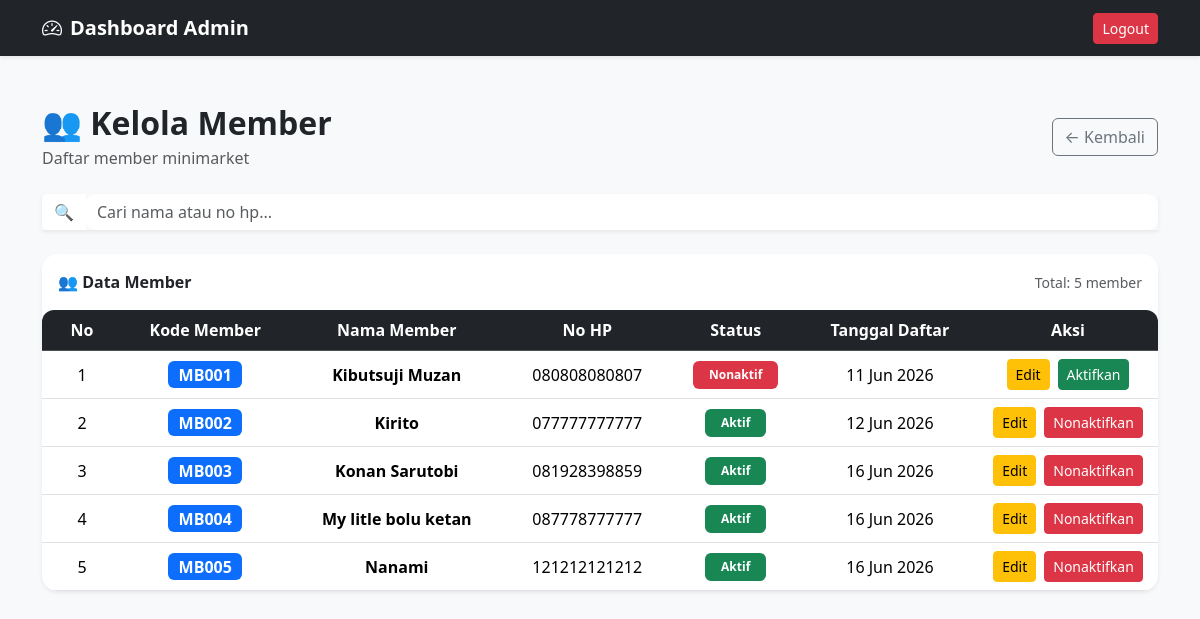
Page /admin/member/index.php (signed in) on the committed database.
### tables this page shows
CREATE TABLE `member` (
  `id_member` int NOT NULL,
  `kode_member` varchar(20) NOT NULL,
  `nama_member` varchar(100) NOT NULL,
  `no_hp` varchar(15) NOT NULL,
  `status` enum('aktif','nonaktif') DEFAULT 'aktif',
  `tanggal_daftar` datetime DEFAULT CURRENT_TIMESTAMP
);

### admin/member/index.php (the view, shortened to what this page needs)
<?php
include '../../config/db.php';
$cari = $_GET['cari'] ?? '';
$query = mysqli_query(
    $koneksi,
    "SELECT * FROM member
    WHERE nama_member LIKE '%$cari%' OR no_hp LIKE '%$cari%'
    ORDER BY id_member ASC"
);
?>
<!DOCTYPE html>
<html lang="id">
<head>
    <link href="https://cdn.jsdelivr.net/npm/bootstrap@5.3.8/dist/css/bootstrap.min.css" rel="stylesheet"
>
    <link rel="stylesheet" href="https://cdn.jsdelivr.net/npm/bootstrap-icons@1.11.3/font/bootstrap-icons.min.css">
</head>
<body class="bg-light">
    <nav class="navbar navbar-expand-lg navbar-dark bg-dark shadow-sm">
        <div class="container">
            <a href="../index.php" class="navbar-brand fw-bold text-decoration-none">
                <span class="navbar-brand fw-bold">
                    <i class="bi bi-speedometer2 me-2"></i>Dashboard Admin
                </span>
            </a>
            <div class="ms-auto">
                <a href="../../auth/logout.php" class="btn btn-danger btn-sm">
                    Logout
                </a>
            </div>
        </div>
    </nav>
    <div class="container py-5">
        <div class="d-flex justify-content-between align-items-center mb-4">
            <div>
                <h2 class="fw-bold mb-1">
                    👥 Kelola Member
                </h2>
                <p class="text-muted mb-0">
                    Daftar member minimarket
                </p>
            </div>
            <div class="d-flex gap-2">
                <a href="../index.php" class="btn btn-outline-secondary">
                    ← Kembali
                </a>
            </div>
        </div>
        <form method="GET" class="mb-4" id="formCari">
            <div class="input-group shadow-sm">
                <span class="input-group-text bg-white border-0">
                    🔍
                </span>
                <input type="text" id="inputCari" name="cari" class="form-control border-0"
                    placeholder="Cari nama atau no hp..." value="<?= htmlspecialchars($cari); ?>">
            </div>
        </form>
        <div class="card border-0 shadow-sm rounded-4 overflow-hidden">
            <div class="card-header bg-white border-0 py-3">
                <div class="d-flex justify-content-between align-items-center">
                    <strong>
                        👥 Data Member
                    </strong>
                    <span class="text-muted small">
                        Total: <?= mysqli_num_rows($query); ?> member
                    </span>
                </div>
            </div>
            <div class="card-body p-0">
                <div class="table-scroll">
                    <table class="table table-hover align-middle text-center mb-0">
                        <thead class="table-dark">
                            <tr>
                                <th width="80">No</th>
                                <th>Kode Member</th>
                                <th>Nama Member</th>
                                <th>No HP</th>
                                <th>Status</th>
                                <th>Tanggal Daftar</th>
                                <th width="180">Aksi</th>
                            </tr>
                        </thead>
                        <tbody>
                            <?php
                                $no = 1;
                                while ($member = mysqli_fetch_assoc($query)) :
                            ?>
                            <tr>
                                <td><?= $no++; ?></td>
                                <td>
                                    <span class="badge bg-primary fs-6">
                                        <?= $member['kode_member']; ?>
                                    </span>
                                </td>
                                <td class="fw-semibold">
                                    <?= $member['nama_member']; ?>
                                </td>
                                <td><?= $member['no_hp']; ?></td>
                                <td>
                                    <?php if ($member['status'] == 'aktif') : ?>
                                    <span class="badge bg-success px-3 py-2">
                                        Aktif
                                    </span>
                                    <?php else : ?>
                                    <span class="badge bg-danger px-3 py-2">
                                        Nonaktif
                                    </span>
                                    <?php endif; ?>
                                </td>
                                <td>
                                    <?= date(
                                        'd M Y',
                                        strtotime($member['tanggal_daftar'])
                                    ); ?>
                                </td>
                                <td>
                                    <div class="d-flex justify-content-center gap-2">
                                        <a href="edit.php?id=<?= $member['id_member']; ?>"
                                            class="btn btn-warning btn-sm">
                                            Edit
                                        </a>
                                        <?php if ($member['status'] == 'aktif') : ?>
                                        <a href="../../proses/admin/member/proses_nonaktif_member.php?id=<?= $member['id_member']; ?>"
                                            class="btn btn-danger btn-sm"
                                            onclick="return confirm('Nonaktifkan member ini?')">
                                            Nonaktifkan
                                        </a>
                                        <?php else : ?>
                                        <a href="../../proses/admin/member/proses_aktif_member.php?id=<?= $member['id_member']; ?>"
                                            class="btn btn-success btn-sm"
                                            onclick="return confirm('Aktifkan kembali member ini?')">
                                            Aktifkan
                                        </a>
                                        <?php endif; ?>
                                    </div>
                                </td>
                            </tr>
                            <?php endwhile; ?>
                        </tbody>
                    </table>
                </div>
            </div>
        </div>
    </div>
</body>
</html>

### admin/member/index.php (style rules this page uses)
.form-control { border-radius: 12px !important; font-size: 16px; }
.table-scroll { max-height: 420px; overflow-y: auto; border-radius: 12px; }
.table-scroll thead th { position: sticky; top: 0; z-index: 10; background: #212529; }
.table-scroll table { margin-bottom: 0; }
.card { border-radius: 18px; }
.btn { transition: 0.2s; }

### rows in the picture
member: kode_member "MB001", nama_member "Kibutsuji Muzan", no_hp "080808080807", status "Nonaktif", tanggal_daftar "11 Jun 2026"
member: kode_member "MB002", nama_member "Kirito", no_hp "077777777777", status "Aktif", tanggal_daftar "12 Jun 2026"
member: kode_member "MB003", nama_member "Konan Sarutobi", no_hp "081928398859", status "Aktif", tanggal_daftar "16 Jun 2026"
member: kode_member "MB004", nama_member "My litle bolu ketan", no_hp "087778777777", status "Aktif", tanggal_daftar "16 Jun 2026"
member: kode_member "MB005", nama_member "Nanami", no_hp "121212121212", status "Aktif", tanggal_daftar "16 Jun 2026"

### other values in the picture
mysqli_num_rows($query) "5"
